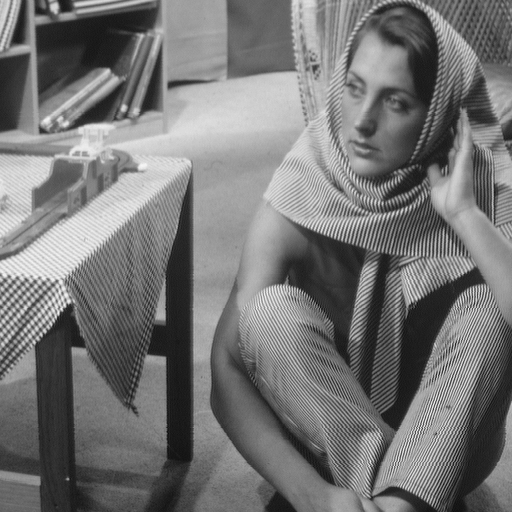
#> input picture image-processing/6/barbara.png, 512 x 512 px, found by its file name
$ jupyter execute --allow-errors contour_noise_histogram.ipynb   (shell and % lines are left out)   (older library calls are emulated)
#> lines starting #> are read from the running program, lines starting #| are printed output that depends on the picture
This is homework N°6 of the TC5 course in the master AIC.
#### Student: Taycir YAHMED

[cell 1]
import matplotlib.image as mpimg
import matplotlib.pyplot as plt
import numpy as np
import cv2
from scipy import fftpack
from scipy import signal

# Contour detection

[cell 2]
img = cv2.imread('car_no_noise.png')
#> (the rest of this cell did not finish here and is left out)

#> (a cell that did not finish here is left out)

# Noise estimation

[cell 4]
img = cv2.imread('barbara.png',0)
#> img is the input picture: shape (512, 512); min 12, max 246, mean 117.4

[cell 5]
tx , ty = img.shape
#> tx = 512; ty = 512
dctcoeff = np.zeros((519,519, 64))
for k in xrange (0,8):
    for l in xrange(0,8):
        mask = np.zeros((8,8))
        mask[k,l] = 1
        mask = fftpack.dct(fftpack.dct(mask.T).T)
        dctcoeff[:,:,l+(k-1)*8] = signal.convolve2d(img, mask)

# Specification vs. Midway

### Midaway

[cell 6]
img1 = cv2.imread('barbara.png',0)
img2 = cv2.imread('house.png', 0)
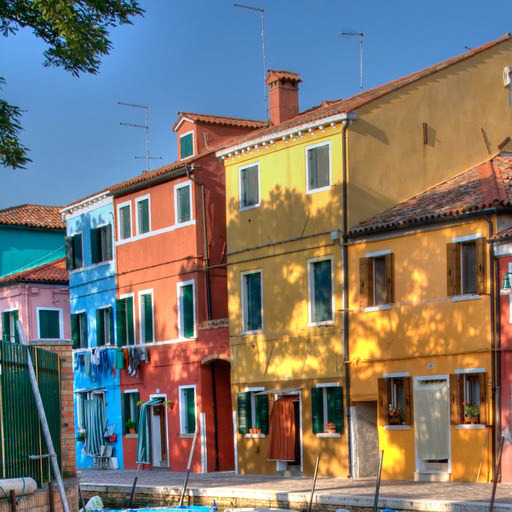
#> input picture image-processing/6/house.png, 512 x 512 px, found by its file name
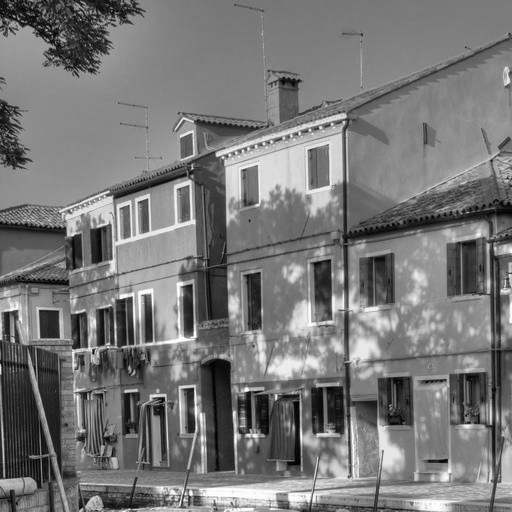
#> img2: shape (512, 512); min 0, max 254, mean 119.5

[cell 7]
def midway_eq(u,v):

    u_f = u.flatten()
    v_f = v.flatten()
    u_index = np.argsort(u_f)
    v_index = np.argsort(v_f)
    u_sorted = np.sort(u_f)
    v_sorted = np.sort(v_f)

    u_midway =  np.zeros(u_f.shape)
    v_midway =  np.zeros(v_f.shape)

    u_midway[u_index] = (u_sorted + v_sorted)/2
    v_midway[v_index] = (u_sorted + v_sorted)/2

    return u_midway.reshape(u.shape), v_midway.reshape(v.shape)

[cell 8]
u_n , v_n = midway_eq(img1, img2)
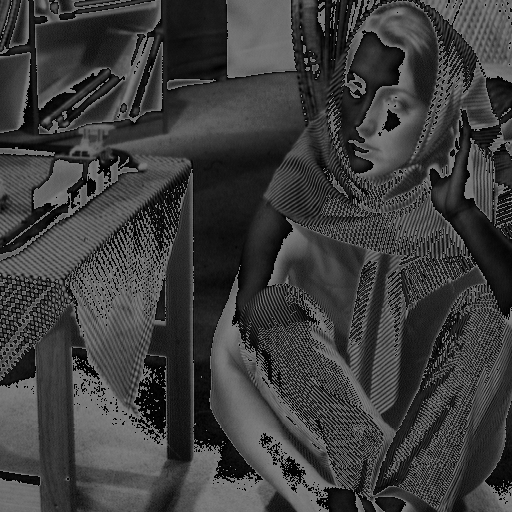
#> u_n: shape (512, 512) float64; min 0, max 127.5, mean 61.4
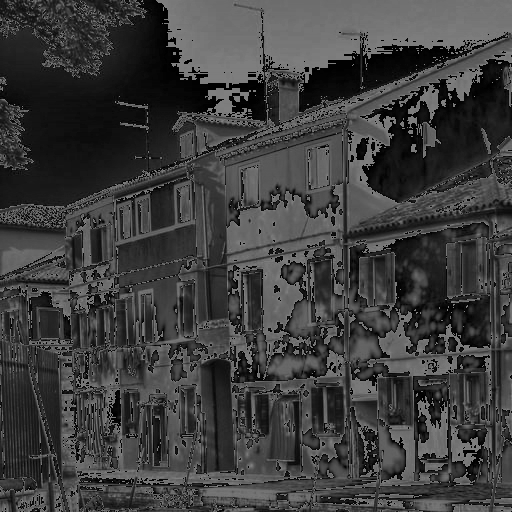
#> v_n: shape (512, 512) float64; min 0, max 127.5, mean 61.4

[cell 9]
plt.imshow(u_n, cmap='gray');

[cell 10]
plt.imshow(v_n, cmap='gray');

### Histogram specification method

[cell 11]
hist,bins = np.histogram(img1.flatten(),256,[0,256])
#> hist = 256 values, max 2370 at index 160, min 0 at index 0, mean 1024; bins = 257 values from 0 to 256
cdf = hist.cumsum()
#> cdf = 256 values from 0 to 262144

[cell 12]
cdf_m = np.ma.masked_equal(cdf,0)
cdf_m = (cdf_m - cdf_m.min())*255/(cdf_m.max()-cdf_m.min())
cdf = np.ma.filled(cdf_m,0).astype('uint8')
#> cdf = 256 values from 0 to 255

[cell 13]
img2_eq = cdf[img2]
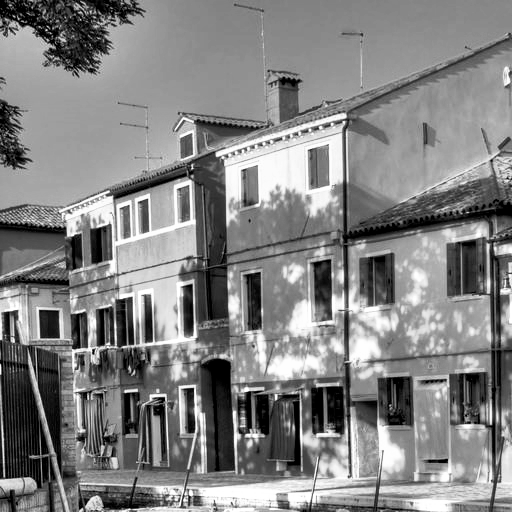
#> img2_eq: shape (512, 512); min 0, max 255, mean 130.5

[cell 14]
res = np.hstack((img2,img2_eq))
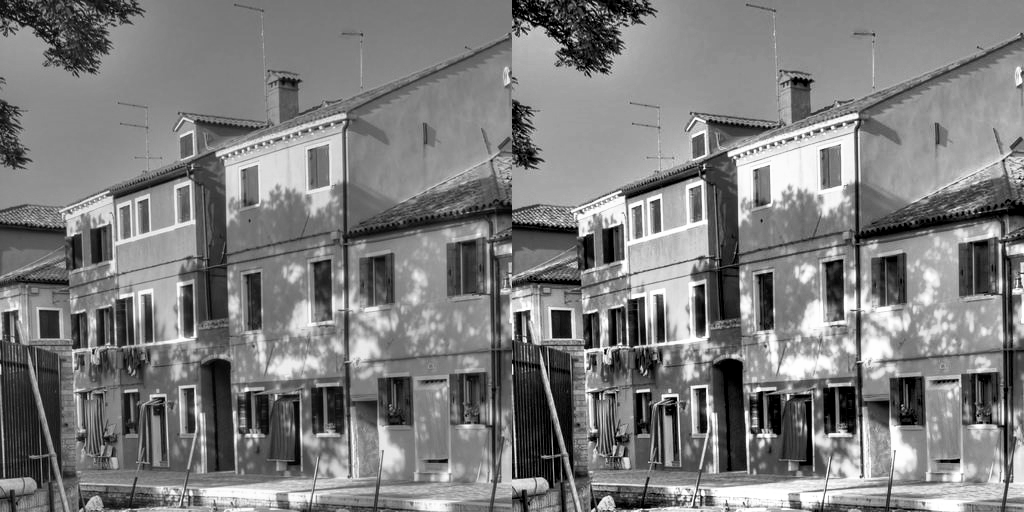
#> res: shape (512, 1024); min 0, max 255, mean 125
